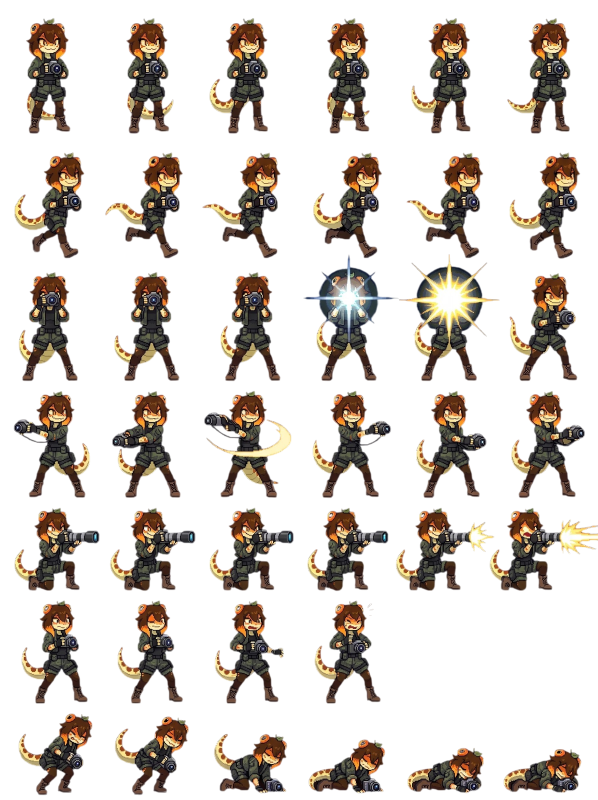
#> input picture source/assets/safari.png, 1792 x 2400 px (shown at 1/3 size)
$ python prepare_assets.py
#> lines starting #> are read from the running program, lines starting #| are printed output that depends on the picture; after the words box and inside, x2 and y2 are one past the last pixel; in counts of white or black regions, pixels touching at a corner belong together
from PIL import Image
from pathlib import Path
import json
import numpy as np
from scipy import ndimage
P=Path(__file__).parent/'assets'
im=Image.open(P/'safari.png').convert('RGBA')
#> im is the input picture: PIL image 1792x2400 RGBA; mean R, G, B, A 29.4, 23, 17.4, 67
rows=[0,180,330,480,630,747,884,1000]; atlas=Image.new('RGBA',(960,1260))
#> after `atlas = Image.new('RGBA', (960, 1260))`: atlas: PIL image 960x1260 RGBA; every value is 0
for r in range(7):
 for c in range(6):
  box=(round(c*im.width/6),round(rows[r]*im.height/1000),round((c+1)*im.width/6),round(rows[r+1]*im.height/1000))
  f=im.crop(box)
  arr=np.array(f); labels,n=ndimage.label(arr[:,:,3]>24); sizes=np.bincount(labels.ravel()); sizes[0]=0
  if n:
   keep=sizes>=max(25,sizes.max()*.008); arr[:,:,3][~keep[labels]]=0
   f=Image.fromarray(arr)
  bb=f.getbbox()
  if not bb: continue
  # Preserve horizontal anchor from the original column and a shared foot baseline.
  q=f.crop(bb); q=q.resize((round(q.width*.4),round(q.height*.4)),Image.Resampling.NEAREST)
  x=80-round(f.width*.4/2)+round(bb[0]*.4); y=174-q.height
  atlas.alpha_composite(q,(c*160+x,r*180+y))
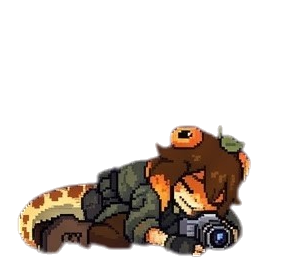
#> arr: shape (278, 299, 4); mean R, G, B, A 23.8, 17.4, 12.7, 58.1; transparent parts drawn white
arr=np.array(atlas); mask=(arr[:,:,2]>arr[:,:,0].astype(float)*1.12)&(arr[:,:,1]>arr[:,:,0].astype(float)*1.08)
#> after `mask = (arr[:, :, 2] > arr[:, :, 0].astype(float) * 1.12) & (arr[:, :,`:
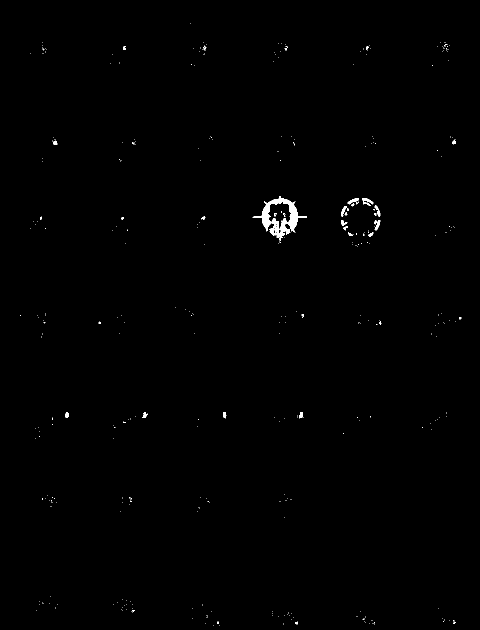
#> mask: shape (1260, 960) bool (shown at 1/2 size); 0.39% white; 362 white regions (338 under 20 px), largest, box (x1, y1, x2, y2) and area: (505, 393, 614, 482) 2736, (695, 396, 718, 408) 115, (724, 396, 747, 409) 113
g=arr[:,:,1].copy();b=arr[:,:,2].copy();arr[:,:,0][mask]=np.minimum(240,g[mask].astype(float)*1.05);arr[:,:,1][mask]=g[mask]*.83;arr[:,:,2][mask]=b[mask]*.48
#> after `arr[:, :, 0][mask] = np.minimum(240, g[mask].astype(float) * 1.05)`: arr: shape (1260, 960, 4); mean R, G, B, A 16.6, 13, 9.8, 38.1
#> after `arr[:, :, 1][mask] = g[mask] * 0.83`: arr: shape (1260, 960, 4); mean R, G, B, A 16.6, 12.9, 9.8, 38.1
#> after `arr[:, :, 2][mask] = b[mask] * 0.48`:
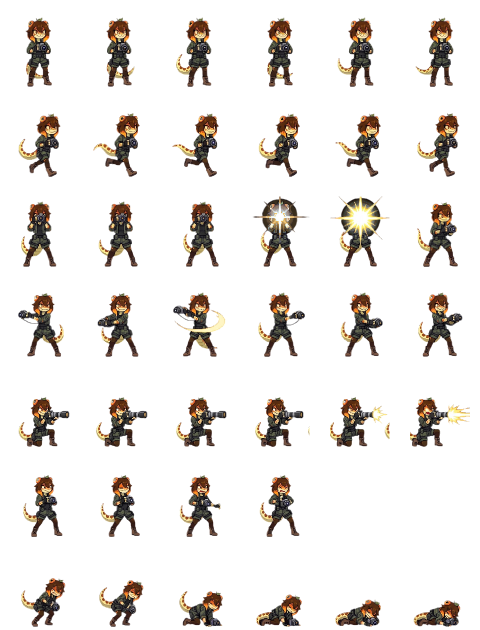
#> arr: shape (1260, 960, 4) (shown at 1/2 size); mean R, G, B, A 16.6, 12.9, 9.6, 38.1; transparent parts drawn white
Image.fromarray(arr).save(P/'safari-atlas.png')
for name,bounds,tile,scale in [('camera',[0,115,211,302,379,474,583,657,760],160,.38),('orb',[0,85,185,280,405,480,570,660,760],128,.6)]:
 im=Image.open(P/(name+'.png')).convert('RGBA'); out=Image.new('RGBA',(tile*8,tile))
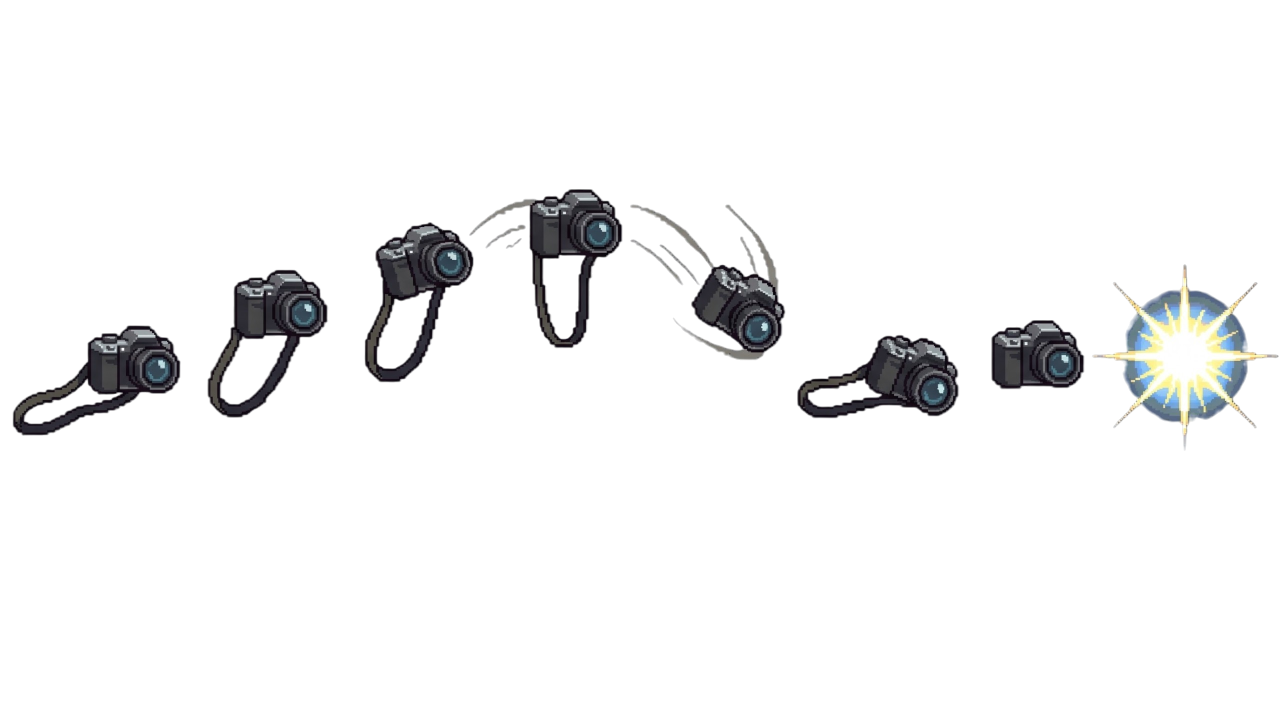
#> input picture source/assets/camera.png, 2560 x 1429 px (shown at 1/2 size)
#> further down, im is the input picture: PIL image 2560x1429 RGBA; mean R, G, B, A 6.3, 6.5, 6.7, 17.7
#> after `out = Image.new('RGBA', (tile * 8, tile))`: out: PIL image 1280x160 RGBA; every value is 0
 for i in range(8):
  f=im.crop((round(bounds[i]/760*im.width),0,round(bounds[i+1]/760*im.width),im.height)); bb=f.getbbox()
  if not bb: continue
  f=f.crop(bb); f=f.resize((max(1,round(f.width*scale)),max(1,round(f.height*scale))),Image.Resampling.NEAREST)
  # The supplied cyan light becomes a muted gold appropriate for the autumn palette.
  pix=f.load()
  for y in range(f.height):
   for x in range(f.width):
    r,g,b,a=pix[x,y]
    if b>r*1.12 and g>r*1.08: pix[x,y]=(min(240,int(g*1.05)),int(g*.83),int(b*.48),a)
  out.alpha_composite(f,(i*tile+(tile-f.width)//2,(tile-f.height)//2))
#> this loop made 8 passes
#> bb on passes 1 to 8: (25, 650, 362, 872), (27, 539, 270, 836), (17, 409, 306, 766), (0, 378, 260, 697), (0, 409, 320, 813), (0, 669, 322, 837), (18, 640, 249, 779), (0, 528, 345, 902)
#> pass 1, `f = im.crop((round(bounds[i] / 760 * im.width), 0, round(bounds[i + 1]`:
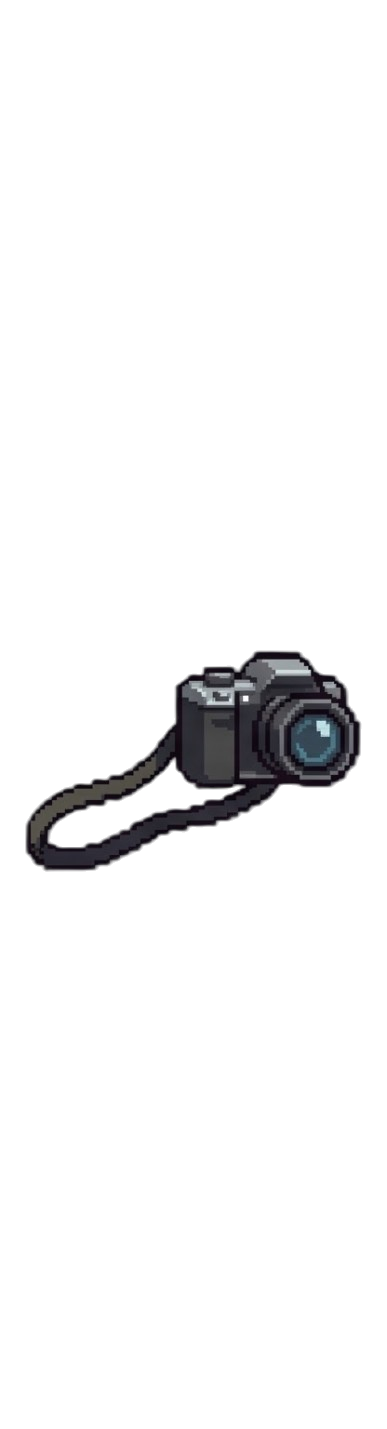
#> f: PIL image 387x1429 RGBA; mean R, G, B, A 3.1, 3.1, 3.5, 14.1; transparent parts drawn white
#> after the loop:
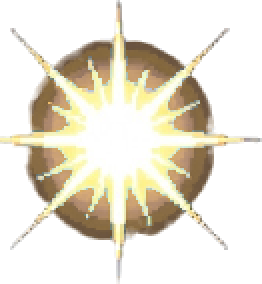
#> f: PIL image 131x142 RGBA (shown 2 times larger); mean R, G, B, A 89.6, 83.3, 68.1, 107.4; transparent parts drawn white
#> after the loop:
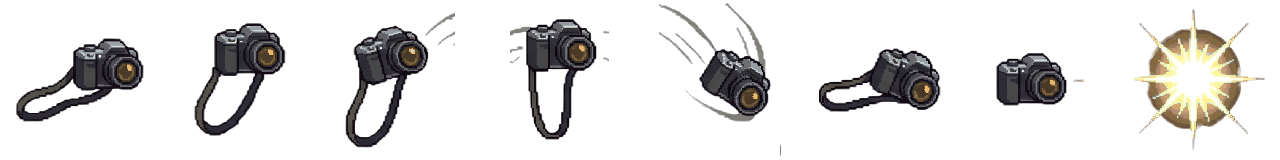
#> out: PIL image 1280x160 RGBA; mean R, G, B, A 17.2, 16.1, 15.3, 45.7; transparent parts drawn white
#> (the run stopped early here; a loop or call above may not have finished)
